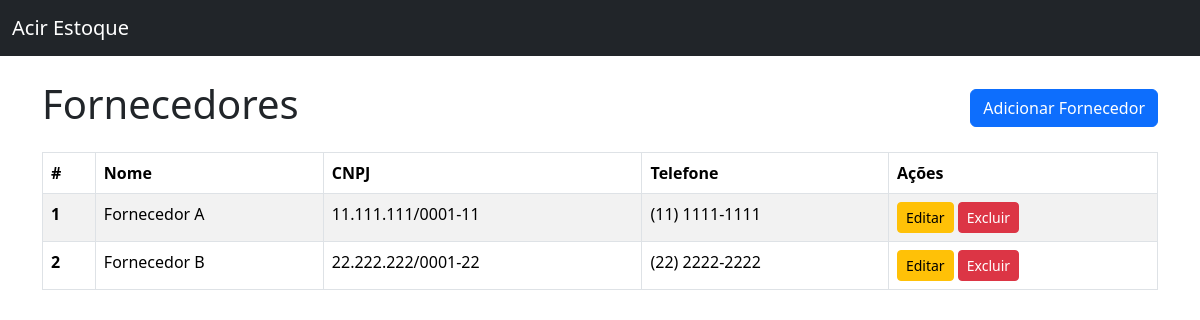
Screenshot of /pages/fornecedores.php with the database file from the repository.
### tables this page shows
CREATE TABLE fornecedores (
    id INT AUTO_INCREMENT PRIMARY KEY,
    nome VARCHAR(250) NOT NULL,
    cnpj VARCHAR(20) UNIQUE,
    telefone VARCHAR(20),
    email VARCHAR(250),
    endereco TEXT
);

### pages/fornecedores.php (the view)
<?php
require_once 'includes/db.php';
include_once 'includes/header.php';
$stmt = $pdo->query("SELECT * FROM fornecedores ORDER BY nome");
$fornecedores = $stmt->fetchAll(PDO::FETCH_ASSOC);
?>
<div class="d-flex justify-content-between align-items-center mb-3">
    <h1>Fornecedores</h1>
    <a href="index.php?page=adicionar_fornecedor" class="btn btn-primary">Adicionar Fornecedor</a>
</div>
<table class="table table-striped table-bordered">
    <thead>
        <tr>
            <th scope="col">#</th>
            <th scope="col">Nome</th>
            <th scope="col">CNPJ</th>
            <th scope="col">Telefone</th>
            <th scope="col">Ações</th>
        </tr>
    </thead>
    <tbody>
        <?php if (count($fornecedores) > 0): ?>
            <?php foreach ($fornecedores as $fornecedor): ?>
                <tr>
                    <th scope="row"><?= htmlspecialchars($fornecedor['id']) ?></th>
                    <td><?= htmlspecialchars($fornecedor['nome']) ?></td>
                    <td><?= htmlspecialchars($fornecedor['cnpj']) ?></td>
                    <td><?= htmlspecialchars($fornecedor['telefone']) ?></td>
                    <td>
                        <a href="index.php?page=editar_fornecedor&id=<?= $fornecedor['id'] ?>" class="btn btn-sm btn-warning">Editar</a>
                        <a href="index.php?page=excluir_fornecedor&id=<?= $fornecedor['id'] ?>" class="btn btn-sm btn-danger" onclick="return confirm('Tem certeza que deseja excluir este fornecedor?')">Excluir</a>
                    </td>
                </tr>
            <?php endforeach; ?>
        <?php else: ?>
            <tr>
                <td colspan="5" class="text-center">Nenhum fornecedor cadastrado.</td>
            </tr>
        <?php endif; ?>
    </tbody>
</table>
<?php include_once 'includes/footer.php'; ?>

### rows the page displays
fornecedores: id "1", nome "Fornecedor A", cnpj "11.111.111/0001-11", telefone "(11) 1111-1111"
fornecedores: id "2", nome "Fornecedor B", cnpj "22.222.222/0001-22", telefone "(22) 2222-2222"
